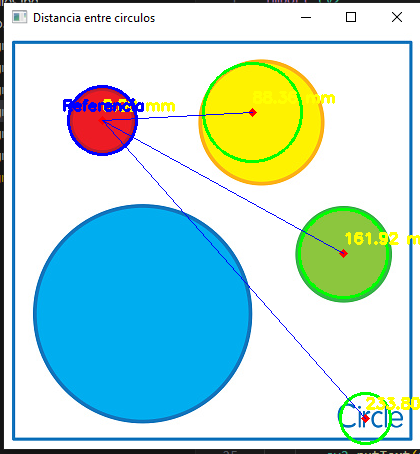
#> input picture circulos.PNG, 420 x 454 px, given in place of circulos.jpg, which was not available
$ python programa4.py
#> lines starting #> are read from the running program, lines starting #| are printed output that depends on the picture; after the words box and inside, x2 and y2 are one past the last pixel; in counts of white or black regions, pixels touching at a corner belong together; pictures that were not available may be replaced by others from this repository, and a replacement may not be noted
import cv2
import numpy as np

imagen = cv2.imread('C:/Users/drago/Downloads/circulos.jpg')
#> imagen is the input picture: shape (454, 420, 3); mean B, G, R 213.2, 218.3, 181.4
gris = cv2.cvtColor(imagen, cv2.COLOR_BGR2GRAY)
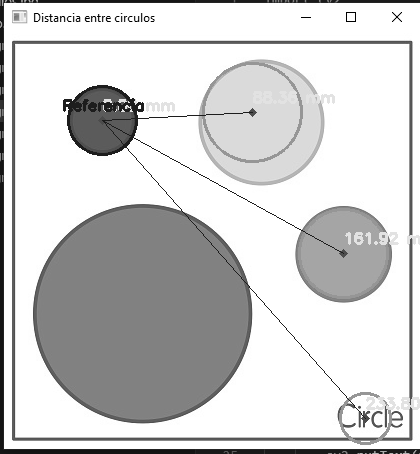
#> gris: shape (454, 420); min 0, max 255, mean 206.7
circulos = cv2.HoughCircles(
    gris, cv2.HOUGH_GRADIENT, dp=1.2, minDist=30,
    param1=50, param2=30, minRadius=10, maxRadius=50
)
#> circulos = 14 rows, first 8: [342.6, 253.8, 47.92], [251.4, 109.8, 49.24], [101.4, 118.2, 30.4], [364.2, 418.2, 22.72], [270.6, 133.8, 47.92], [167.4, 108.6, 42.64], [324.6, 420.6, 33.4], [282.6, 99, 31.48]

if circulos is not None:
    circulos = np.round(circulos[0, :]).astype("int")
#> circulos = 14 rows, first 8: [343, 254, 48], [251, 110, 49], [101, 118, 30], [364, 418, 23], [271, 134, 48], [167, 109, 43], [325, 421, 33], [283, 99, 31]
    escala_referencia = 20.0
    referencia_circulo = circulos[0]
#> referencia_circulo = [343, 254, 48]

    for (x, y, r) in circulos:
        cv2.circle(imagen, (x, y), r, (0, 255, 0), 2)
        cv2.circle(imagen, (x, y), 2, (0, 0, 255), 3)

        pixel_distancia = np.sqrt((x - referencia_circulo[0]) ** 2 + (y - referencia_circulo[1]) ** 2)
        escala = escala_referencia / referencia_circulo[2]
        real_distancia = pixel_distancia * escala

        cv2.line(imagen, (referencia_circulo[0], referencia_circulo[1]), (x, y), (255, 0, 0), 1)
        cv2.putText(imagen, f"{real_distancia:.2f} mm", (x, y - 10),
                    cv2.FONT_HERSHEY_SIMPLEX, 0.5, (0, 255, 255), 2)
#> this loop made 14 passes
#> (x, y, r, pixel_distancia, real_distancia) on passes 1 to 12: (343, 254, 48, 0, 0), (251, 110, 49, 170.9, 71.2), (101, 118, 30, 277.6, 115.7), (364, 418, 23, 165.3, 68.89), (271, 134, 48, 139.9, 58.31), (167, 109, 43, 228, 95.02), (325, 421, 33, 168, 69.99), (283, 99, 31, 166.2, 69.25), (395, 421, 17, 174.9, 72.88), (55, 109, 44, 322.4, 134.4), (49, 19, 25, 376.4, 156.8), (397, 391, 16, 147.3, 61.36)
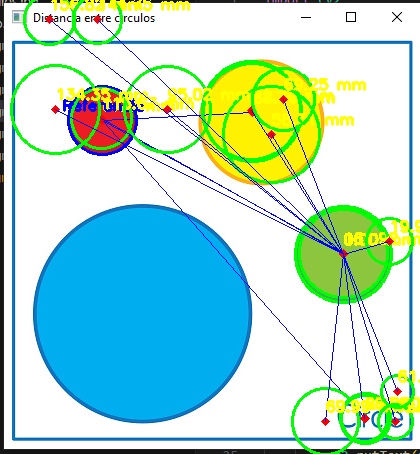
#> imagen: shape (454, 420, 3); 7.29% of pixels changed, all inside (x1, y1, x2, y2) = (10, 0, 420, 454)

    cv2.circle(imagen, (referencia_circulo[0], referencia_circulo[1]), referencia_circulo[2], (255, 0, 0), 2)
    cv2.putText(imagen, "Referencia", (referencia_circulo[0] - 40, referencia_circulo[1] - 10),
                cv2.FONT_HERSHEY_SIMPLEX, 0.5, (255, 0, 0), 2)
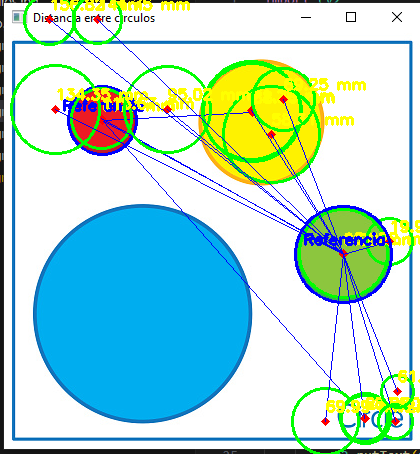
#> imagen: shape (454, 420, 3); mean B, G, R 206.4, 216.5, 172.1

cv2.imshow("Distancia entre circulos", imagen)
cv2.waitKey(0)
cv2.destroyAllWindows()
